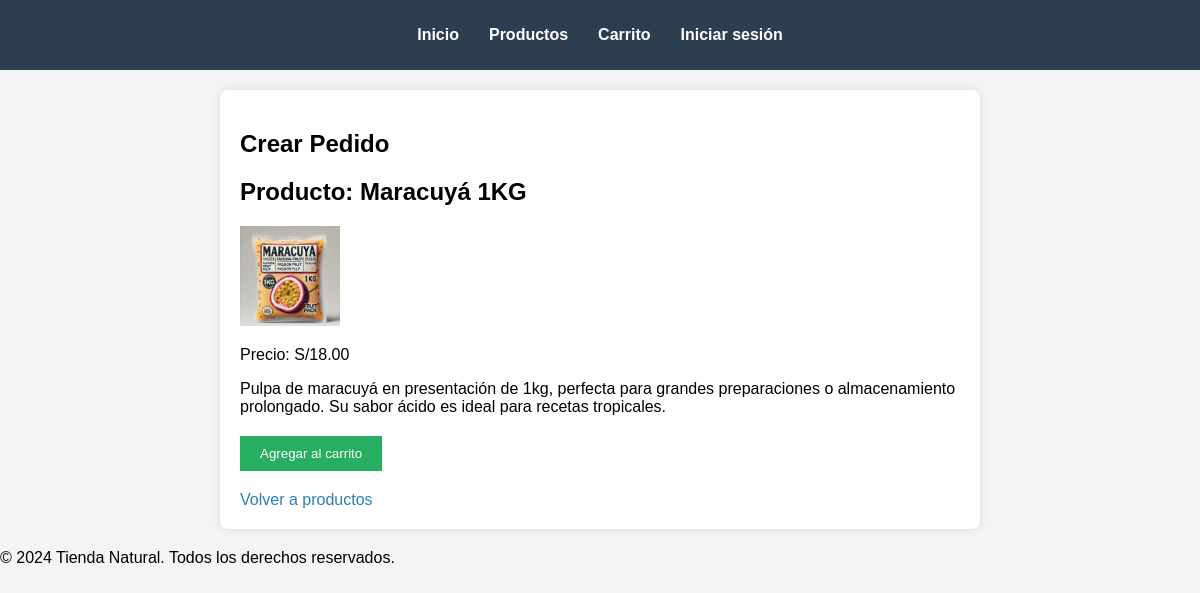
The app's page /crear_pedido/3/ (signed in) with its own data.
### pp2/models.py (models this page shows, shortened)
class Producto(models.Model):
    nombre = models.CharField(max_length=100)
    descripcion = models.TextField()
    precio = models.DecimalField(max_digits=10, decimal_places=2)
    stock = models.IntegerField()
    imagen = models.ImageField(upload_to='productos/', blank=True, null=True)
    disponible = models.BooleanField(default=True)
    categoria = models.ForeignKey(Categoria, on_delete=models.CASCADE)

### pp2/views.py (the view)
# urls.py: path('crear_pedido/<int:producto_id>/', views.crear_pedido, name='crear_pedido'),
@login_required
def crear_pedido(request, producto_id):
    producto = get_object_or_404(Producto, id=producto_id)
    if request.method == 'POST':
        cantidad = int(request.POST.get('cantidad', 1))
        carrito = request.session.get('carrito', [])
        producto_encontrado = False
        for item in carrito:
            if item['producto_id'] == producto.id:
                item['cantidad'] += cantidad
                producto_encontrado = True
                break
        if not producto_encontrado:
            carrito.append({
                'producto_id': producto.id,
                'nombre': producto.nombre,
                'precio': float(producto.precio),
                'cantidad': cantidad
            })
        request.session['carrito'] = carrito
        request.session.modified = True
        return redirect('ver_carrito')
    else:
        return render(request, 'crear_pedido.html', {'producto': producto})

### pp2/templates/crear_pedido.html (shortened to what this page needs)
{% load static %}
<!DOCTYPE html>
<html lang="es">
<head>
    <link rel="stylesheet" href="{% static 'css/crear_pedido.css' %}">
</head>
<body>
    <header>
        <nav>
            <ul>
                <li><a href="{% url 'inicio' %}">Inicio</a></li>
                <li><a href="{% url 'productos' %}">Productos</a></li>
                <li><a href="{% url 'ver_carrito' %}">Carrito</a></li>
                <li><a href="{% url 'login' %}">Iniciar sesión</a></li>
            </ul>
        </nav>
    </header>
    <main>
        <section class="pedido-section">
            <h1>Crear Pedido</h1>
            <h2>Producto: {{ producto.nombre }}</h2>
            <img src="{{ producto.imagen.url }}" alt="{{ producto.nombre }}" class="producto-img">
            <p>Precio: S/{{ producto.precio }}</p>
            <p>{{ producto.descripcion }}</p>
            <form method="POST">
                <button type="submit" class="btn">Agregar al carrito</button>
            </form>
            <a href="{% url 'productos' %}" class="btn-volver">Volver a productos</a>
        </section>
    </main>
    <footer>
        <p>&copy; 2024 Tienda Natural. Todos los derechos reservados.</p>
    </footer>
</body>
</html>

### pp2/static/css/crear_pedido.css (style rules this page uses)
body { font-family: Arial, sans-serif; background-color: #f4f4f4; margin: 0; padding: 0; }
header { background-color: #2c3e50; color: white; padding: 10px 0; }
header nav ul { list-style: none; display: flex; justify-content: center; padding: 0; }
header nav ul li { margin: 0 15px; }
header nav ul li a { color: white; text-decoration: none; font-weight: bold; }
.pedido-section { background-color: white; padding: 20px; margin: 20px auto; width: 60%; border-radius: 8px; box-shadow: 0 0 10px rgba(0, 0, 0, 0.1); }
.producto-img { width: 100px; height: auto; }
form { margin-top: 20px; }
form .btn { background-color: #27ae60; color: white; padding: 10px 20px; border: none; cursor: pointer; }
.btn-volver { display: inline-block; margin-top: 20px; color: #2980b9; text-decoration: none; }

### records on screen
Producto: nombre "Maracuyá 1KG", imagen (picture), precio "18.00", descripcion "Pulpa de maracuyá en presentación de 1kg, perfecta para grandes preparaciones o almacenamiento prolongado. Su sabor ácido es ideal para recetas tropicales."
